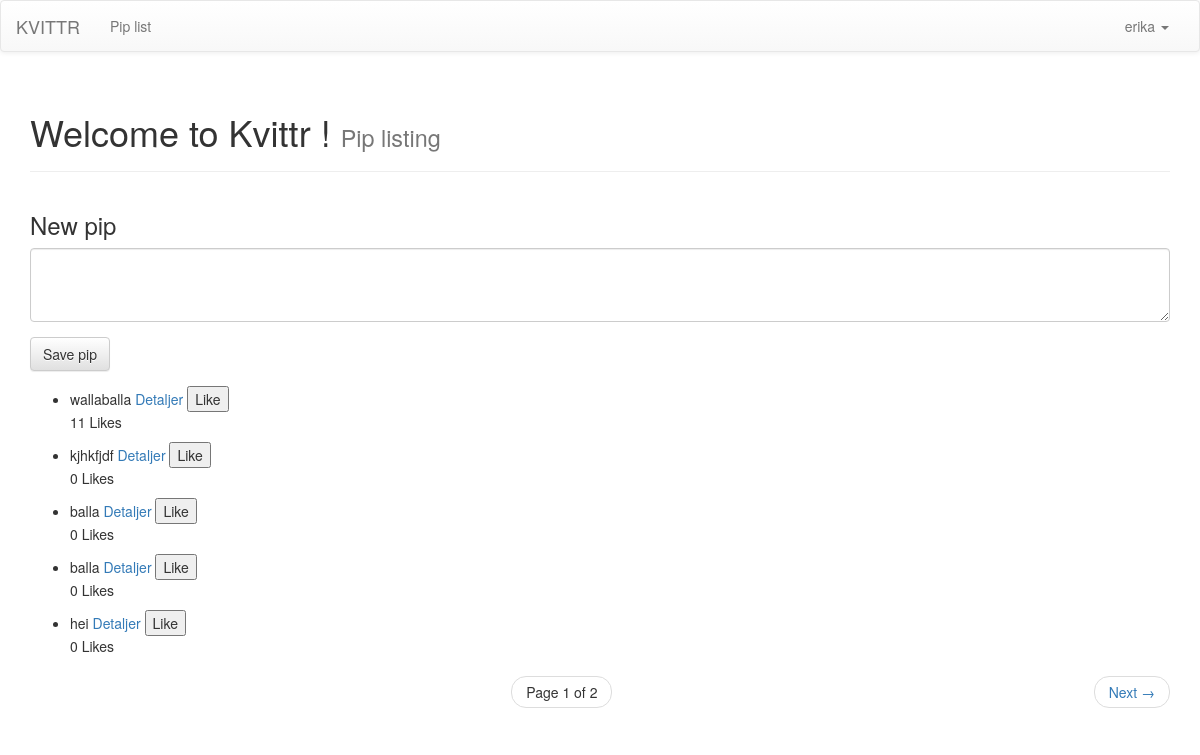
The app's page /pips_messages/ (signed in) with its own data.
### pips_messages/models.py (models this page shows, shortened)
class Pip(models.Model):
    pip = models.TextField()
    created_datetime = models.DateTimeField()
    created_by = models.ForeignKey(User, related_name="created_pip")
    likes = models.PositiveIntegerField(default=0)
    class Meta:
        ordering = ['-id']

### pips_messages/views.py (the view, shortened to what this page needs)
def pip_listing(request):
    pips = Pip.objects.all()
    page = request.GET.get('page')
    paginator = Paginator(pips, 5)
    try:
        pips = paginator.page(page)
    except PageNotAnInteger:
        pips = paginator.page(1)
    except EmptyPage:
        pips = paginator.page(paginator.num_pages)
    context = {
        'pips': pips,
        }
    return render(request, 'pips_messages/pip_listing.html', context)

### pips_messages/templates/pips_messages/pip_listing.html (shortened to what this page needs)
{% extends 'theme/base.html' %}
{% block subheader %}Pip listing{% endblock %}
{% block pagecontent %}
    {% if user.is_anonymous %}
    <div class="alert alert-danger" role="alert">
        <p>You must sign in to add pips</p>
    </div>
    {% else %}
    <div class="row">
        <div class="col-sm-12">
            <h3>New pip</h3>
            <form class="form-horizontal" method="POST">
                <div class="form-group">
                    <div class="col-sm-12">
                       <textarea class="form-control" rows="3" name="new_pip"></textarea>
                    </div>
                </div>
                <div class="form-group">
                    <div class="col-sm-12">
                        <button type="submit" class="btn btn-default">Save pip</button>
                    </div>
                </div>
            </form>
        </div>
    </div>
    {% endif %}
        <ul>
        {% for pip in pips %}
            <li>
                {{ pip.pip }}
                <a href="{% url 'pip_details' pip.id %}">Detaljer</a>
                <button data-pip_id="{{ pip.id }}" class="pip_add_likes" type="submit" class="btn btn-default">Like</button>
                 <p id="id-point-for-pip-{{ pip.likes }}"> {{ pip.likes }} Likes </p>
            </li>
        {% endfor %}
    </ul>
    <nav>
        <ul class="pager">
            <li>
                <span class="current">
                    Page {{ pips.number }} of {{ pips.paginator.num_pages }}
                </span>
            </li>
            {% if pips.has_next %}
                <li class="next">
                    <a href="?page={{ pips.next_page_number }}">
                        Next <span aria-hidden="true">&rarr;</span>
                    </a>
                </li>
            {% endif %}
        </ul>
    </nav>
{% endblock %}

### theme/templates/theme/base.html (shortened to what this page needs)
{% extends 'theme/site_base.html' %}
{% block body %}
    <nav class="navbar navbar-default" role="navigation">
      <div class="container-fluid">
        <div class="navbar-header">
          <a class="navbar-brand" href="{% url 'frontpage' %}">KVITTR</a>
        </div>
        <div class="collapse navbar-collapse" id="bs-example-navbar-collapse-1">
          <ul class="nav navbar-nav">
            <li class="{% block pip_listing_is_active %}{% endblock%}">
              <a href="{% url 'pip_listing' %}">Pip list</a>
            </li>
          </ul>
          <ul class="nav navbar-nav navbar-right">
            {% if user.is_anonymous %}
                <li class="dropdown">
                  <a href="#" class="dropdown-toggle" data-toggle="dropdown">Login<span class="caret"></span></a>
                  <ul class="dropdown-menu" role="menu">
                    <li><a href="{% url 'user_login' %}">Fly in!</a></li>
                    <li><a href="{% url 'user_register' %}">Become a bird</a></li>
                  </ul>
                </li>
            {% else %}
                <li class="dropdown">
                  <a href="#" class="dropdown-toggle" data-toggle="dropdown">{{ user.username }} <span class="caret"></span></a>
                </li>
            {% endif %}
          </ul>
        </div>
      </div>
    </nav>
    <div class="container">
      <div class="page-header">
        <h1>Welcome to Kvittr {{ user.first_name }}! <small>{% block subheader %}{% endblock %}</small></h1>
      </div>
        {% block pagecontent %}
        {% endblock %}
    </div>
{% endblock %}

### records on screen
Pip: pip "wallaballa", likes "11"
Pip: pip "kjhkfjdf", likes "0"
Pip: pip "balla", likes "0"
Pip: pip "balla", likes "0"
Pip: pip "hei", likes "0"

### other values on screen
{{ user.username }} "erika"
{{ pips.number }} "1"
{{ pips.paginator.num_pages }} "2"
